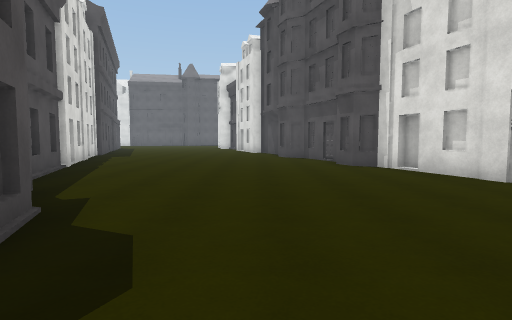
View 1 (above)

23 first-person views from a walk through a scene from a Unity 3-D project. The camera is 1.4 m above the floor, tilts 4° down and sees 80° across. The floor is counted in squares, 2 m on a side. Each view is taken from the middle of a square. On the plan, view 1 faces up. The plan holds only what a view shows up to about 10 squares ahead; the rest is blank. The place goes on beyond the plan. Surface patterns are stand-ins for the level's own textures.

View 2
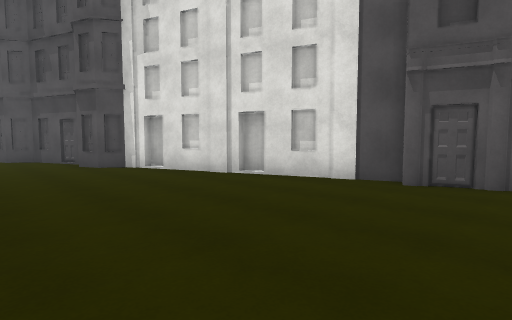

View 3
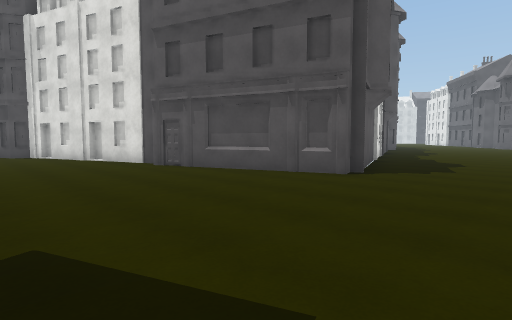

View 4
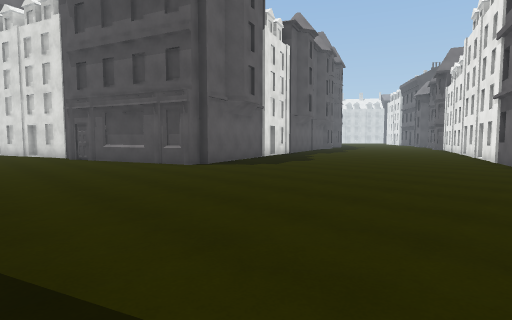

View 5
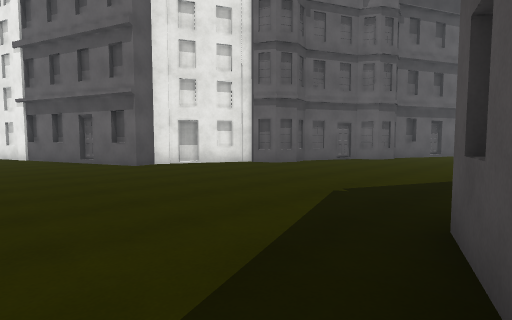

View 6
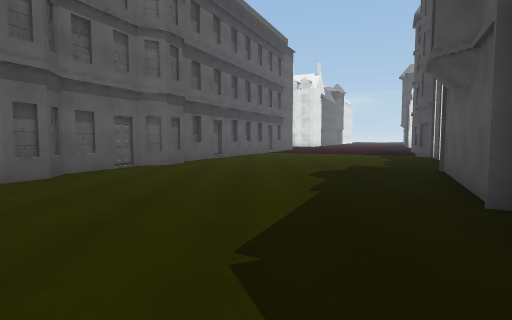

View 7
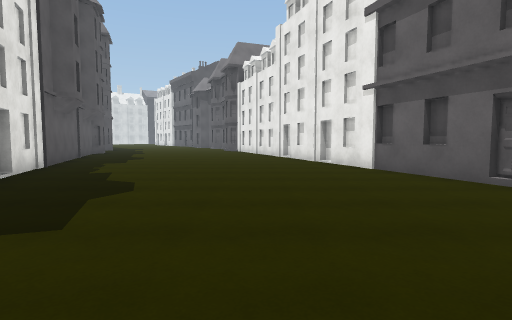

View 8
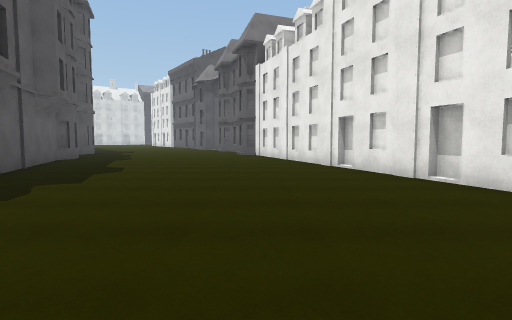

View 9
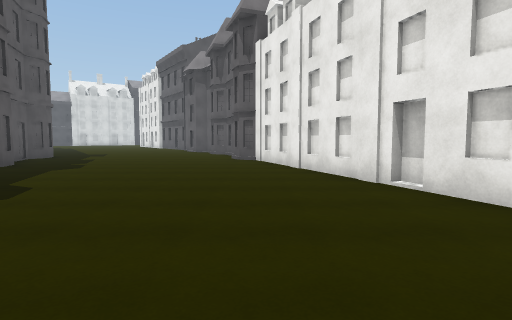

View 10
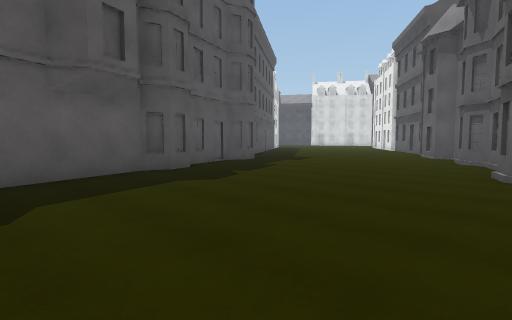

View 11
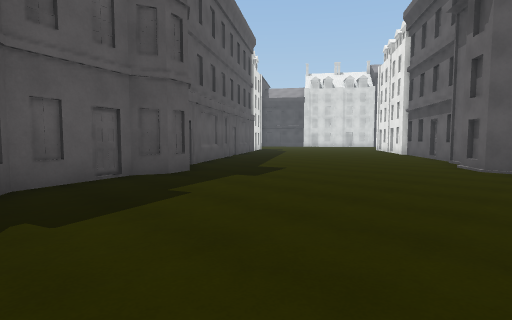

View 12
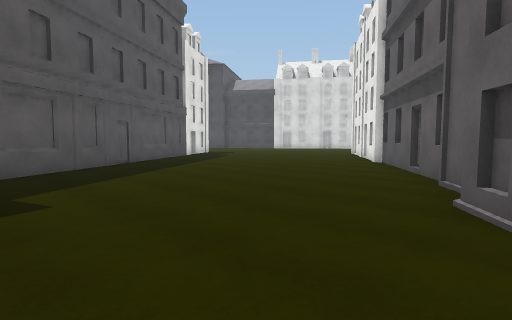

View 13
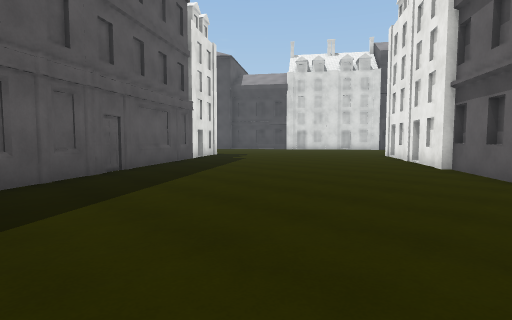

View 14
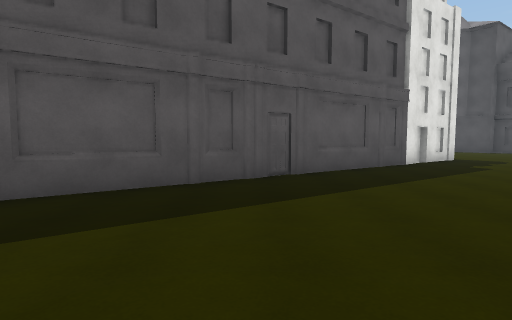

View 15
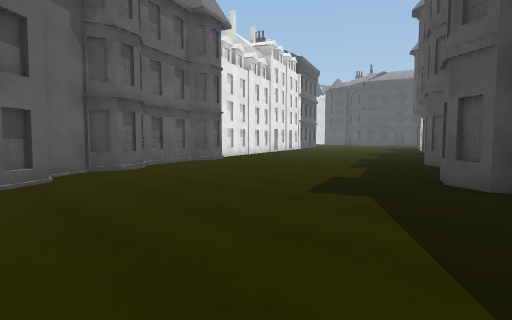

View 16
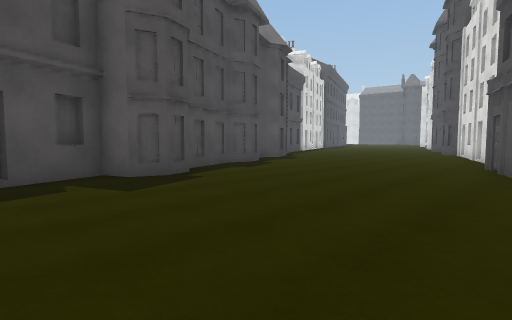

View 17
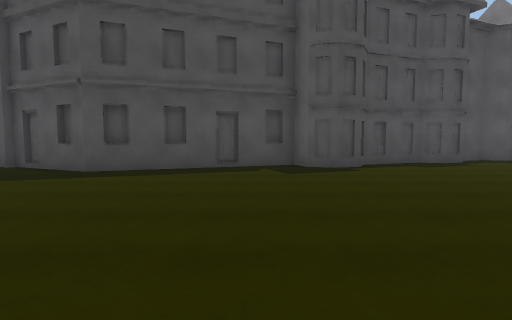

View 18
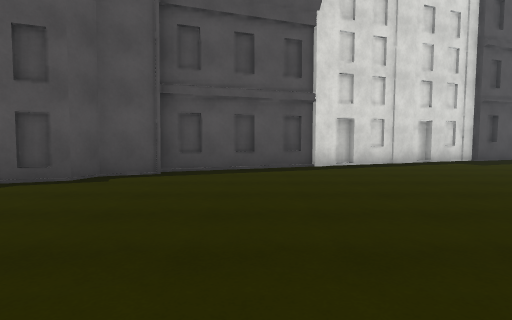

View 19
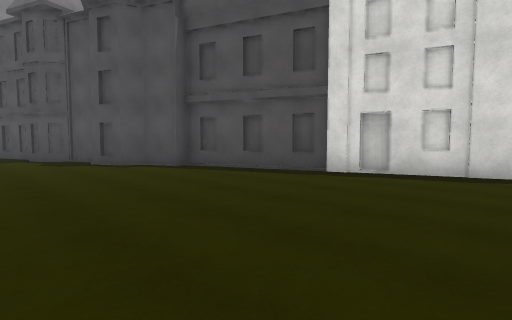

View 20
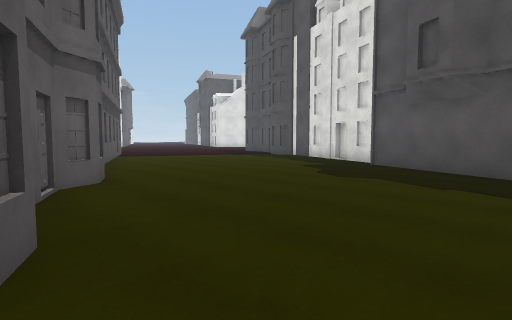

View 21
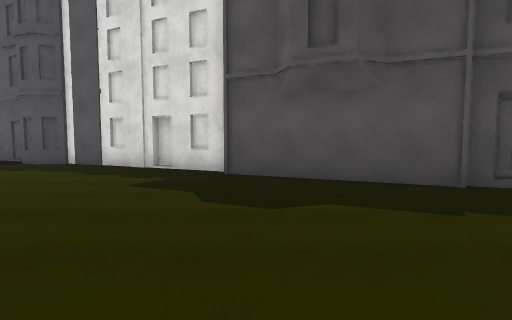

View 22
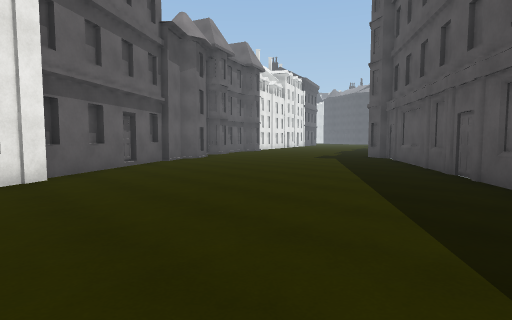

View 23
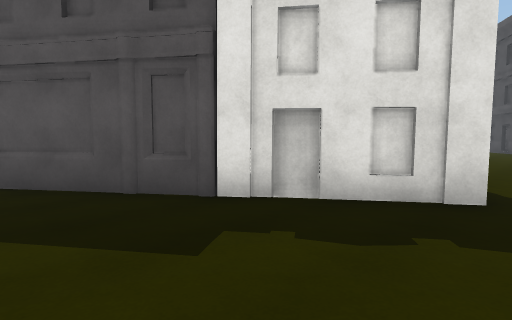

### Floor plan
Key: @ floor where view 1 was taken; # wall or solid block; . floor; H house.
Columns run from 6 left of view 1 to 36 right of it. Each row starts with its distance up from view 1.
 11 H.......                                HH.
 10 H.......H                              HH..
  9 HH......H                             HH...
  8  H.......H                          HH.....
  7  H.......HH                        HH......
  6  HH.......H                      HH........
  5   H.......HH                    HH.........
  4   HH.......H                   H...........
  3     .......H                 HHH...........
  2     H......H              HHH............H
  1     H......#           HHH..............HHH
  0     HH@.....        HHH................H  H
 -1      H......#     HH.................HH
 -2      H......#    ..................HH
 -3       H......H...................HHH
 -4       H.......................HHH
 -5       #......................H
 -6       H...................H H
 -7       H................HHHH
 -8        H.............HHH
 -9         ..........HHH
-10        H.......HHH
-11       H#.......H
-12       H........H
-13        .......H
-14       .......H
-15      H.......H
-16     H........H
-17     H.......
-18 HH H.......H
-19   HH.......#

Where each view was taken, in squares from view 1:
view 1: 0 up, 0 right, facing up
view 2: 0 up, 0 right, facing up-right
view 3: 6 down, 1 right, facing up-right
view 4: 10 down, 2 right, facing up-right
view 5: 7 down, 1 right, facing down-right
view 6: 9 down, 3 right, facing down
view 7: 6 down, 6 right, facing right
view 8: 5 down, 10 right, facing right
view 9: 5 down, 13 right, facing right
view 10: 5 down, 17 right, facing up-right
view 11: 3 down, 21 right, facing up-right
view 12: 2 down, 26 right, facing up-right
view 13: 0 up, 27 right, facing up-right
view 14: 1 up, 29 right, facing up
view 15: 4 up, 30 right, facing down-left
view 16: 7 down, 6 right, facing up-left
view 17: 6 down, 8 right, facing left
view 18: 6 up, 3 right, facing left
view 19: 11 up, 1 right, facing down-left
view 20: 12 down, 7 right, facing down-left
view 21: 15 down, 5 right, facing left
view 22: 8 up, 36 right, facing down-left
view 23: 7 up, 36 right, facing up-left
